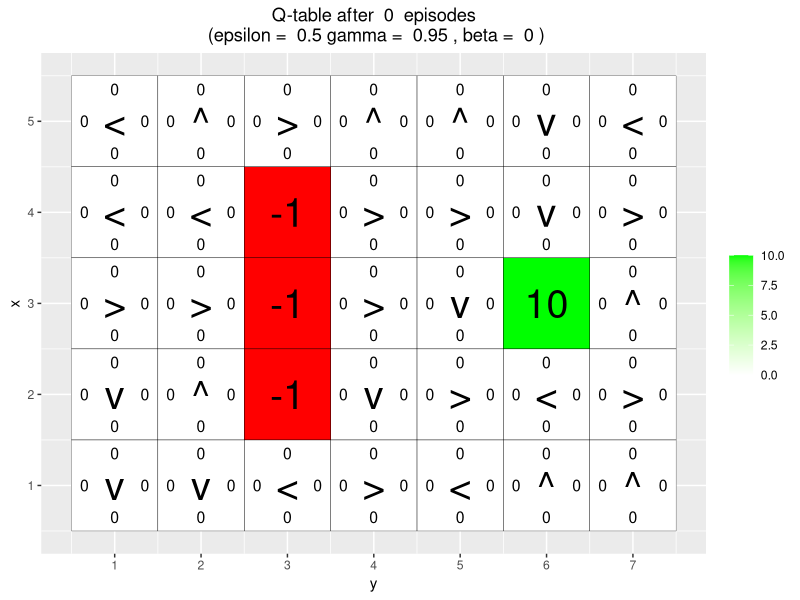
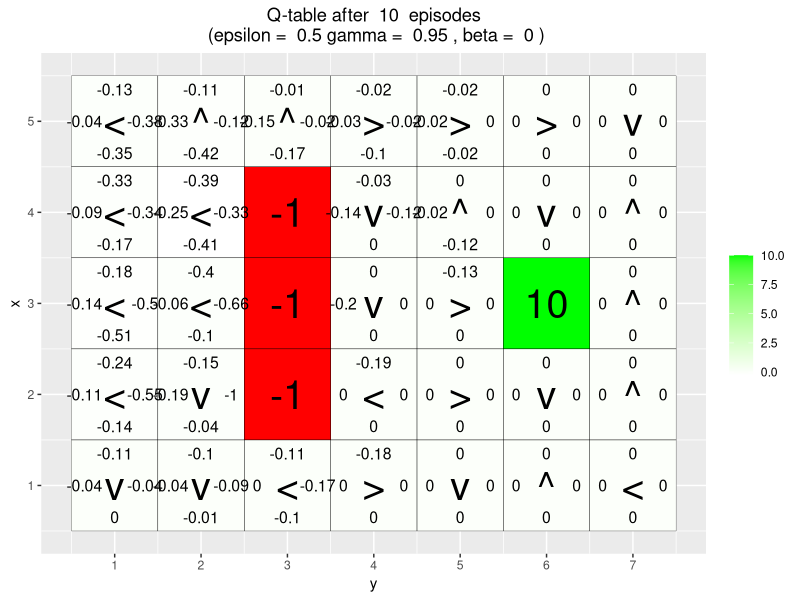
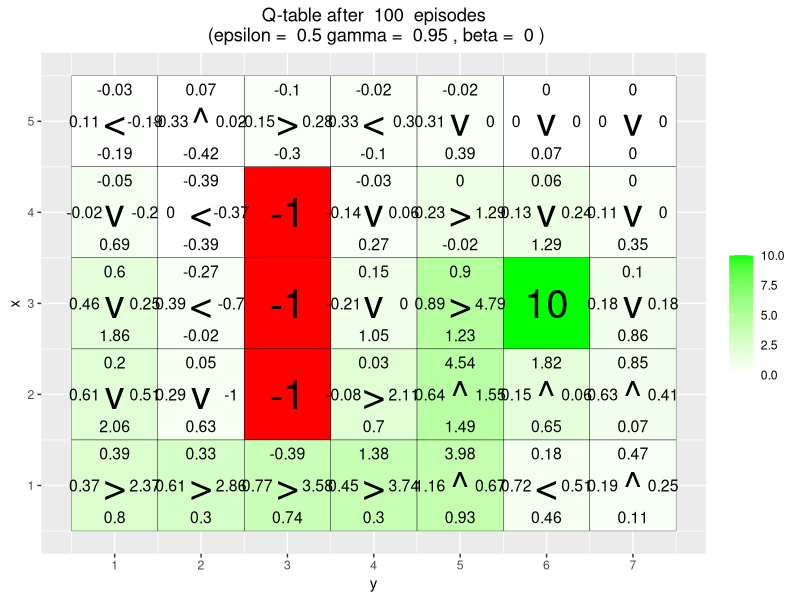
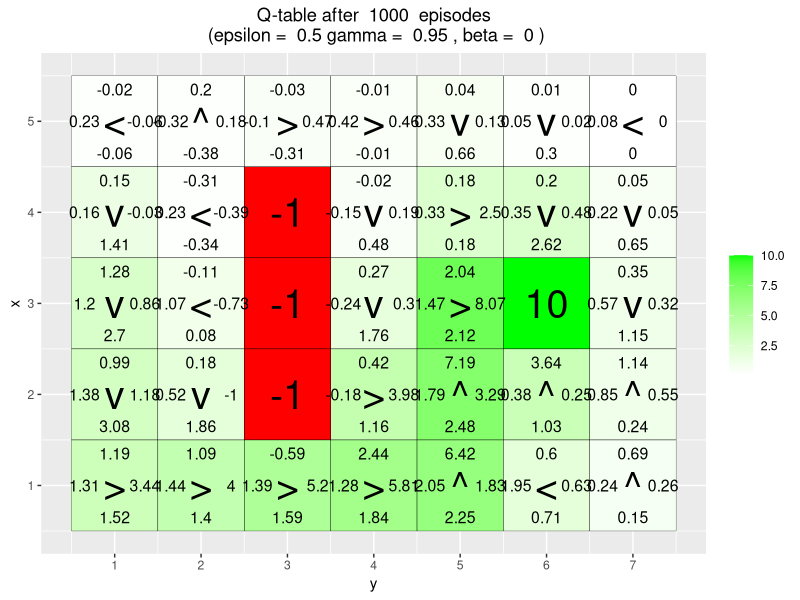

R code for these plots, in order:
# By Jose M. Peña.
# For teaching purposes.
# jose.m.pena@liu.se.

#####################################################################################################
# MC Control
#####################################################################################################

# install.packages("ggplot2")
# install.packages("vctrs")
library(ggplot2)

arrows <- c("^", ">", "v", "<")
action_deltas <- list(c(1,0), # up
                      c(0,1), # right
                      c(-1,0), # down
                      c(0,-1)) # left

vis_environment <- function(iterations=0, epsilon = 0.5, gamma = 0.95, beta = 0){
  
  # Visualize an environment with rewards. 
  # Q-values for all actions are displayed on the edges of each tile.
  # The (greedy) policy for each state is also displayed.
  # 
  # Args:
  #   episodes, epsilon, gamma, beta (optional): for the figure title.
  #   reward_map (global variable): a HxW array containing the reward given at each state.
  #   q_table (global variable): a HxWx4 array containing Q-values for each state-action pair.
  #   H, W (global variables): environment dimensions.
  
  df <- expand.grid(x=1:H,y=1:W)
  foo <- mapply(function(x,y) ifelse(reward_map[x,y] == 0,q_table[x,y,1],NA),df$x,df$y)
  df$val1 <- as.vector(round(foo, 2))
  foo <- mapply(function(x,y) ifelse(reward_map[x,y] == 0,q_table[x,y,2],NA),df$x,df$y)
  df$val2 <- as.vector(round(foo, 2))
  foo <- mapply(function(x,y) ifelse(reward_map[x,y] == 0,q_table[x,y,3],NA),df$x,df$y)
  df$val3 <- as.vector(round(foo, 2))
  foo <- mapply(function(x,y) ifelse(reward_map[x,y] == 0,q_table[x,y,4],NA),df$x,df$y)
  df$val4 <- as.vector(round(foo, 2))
  foo <- mapply(function(x,y) 
    ifelse(reward_map[x,y] == 0,arrows[GreedyPolicy(x,y)],reward_map[x,y]),df$x,df$y)
  df$val5 <- as.vector(foo)
  foo <- mapply(function(x,y) ifelse(reward_map[x,y] == 0,max(q_table[x,y,]),
                                     ifelse(reward_map[x,y]<0,NA,reward_map[x,y])),df$x,df$y)
  df$val6 <- as.vector(foo)
  
  print(ggplot(df,aes(x = y,y = x)) +
          scale_fill_gradient(low = "white", high = "green", na.value = "red", name = "") +
          geom_tile(aes(fill=val6)) +
          geom_text(aes(label = val1),size = 4,nudge_y = .35,na.rm = TRUE) +
          geom_text(aes(label = val2),size = 4,nudge_x = .35,na.rm = TRUE) +
          geom_text(aes(label = val3),size = 4,nudge_y = -.35,na.rm = TRUE) +
          geom_text(aes(label = val4),size = 4,nudge_x = -.35,na.rm = TRUE) +
          geom_text(aes(label = val5),size = 10) +
          geom_tile(fill = 'transparent', colour = 'black') + 
          ggtitle(paste("Q-table after ",iterations," episodes\n",
                        "(epsilon = ",epsilon,"gamma = ",gamma,", beta = ",beta,")")) +
          theme(plot.title = element_text(hjust = 0.5)) +
          scale_x_continuous(breaks = c(1:W),labels = c(1:W)) +
          scale_y_continuous(breaks = c(1:H),labels = c(1:H)))
  
}

GreedyPolicy <- function(x, y){
  
  # Get a greedy action for state (x,y) from q_table.
  #
  # Args:
  #   x, y: state coordinates.
  #   q_table (global variable): a HxWx4 array containing Q-values for each state-action pair.
  # 
  # Returns:
  #   An action, i.e. integer in {1,2,3,4}.
  
  foo <- which(q_table[x,y,] == max(q_table[x,y,]))
  return (ifelse(length(foo)>1,sample(foo, size = 1),foo))
  
}

EpsilonGreedyPolicy <- function(x, y, epsilon){
  
  # Get an epsilon-greedy action for state (x,y) from q_table.
  #
  # Args:
  #   x, y: state coordinates.
  #   epsilon: probability of acting randomly.
  # 
  # Returns:
  #   An action, i.e. integer in {1,2,3,4}.
  
  foo <- sample(0:1,size = 1,prob = c(epsilon,1-epsilon))
  return (ifelse(foo == 1,GreedyPolicy(x,y),sample(1:4,size = 1)))
  
}

transition_model <- function(x, y, action, beta){
  
  # Computes the new state after given action is taken. The agent will follow the action 
  # with probability (1-beta) and slip to the right or left with probability beta/2 each.
  # 
  # Args:
  #   x, y: state coordinates.
  #   action: which action the agent takes (in {1,2,3,4}).
  #   beta: probability of the agent slipping to the side when trying to move.
  #   H, W (global variables): environment dimensions.
  # 
  # Returns:
  #   The new state after the action has been taken.
  
  delta <- sample(-1:1, size = 1, prob = c(0.5*beta,1-beta,0.5*beta))
  final_action <- ((action + delta + 3) %% 4) + 1
  foo <- c(x,y) + unlist(action_deltas[final_action])
  foo <- pmax(c(1,1),pmin(foo,c(H,W)))
  
  return (foo)
}

MC_episode <- function(start_state, epsilon = 0.5, beta = 0){
  
  # Generate an episode. The agent should move around in the environment using the given
  # transition model and store the episode in the corresponding global variables. The episode
  # ends when the agent reaches a terminal state.
  # 
  # Args:
  #   start_state: array with two entries, describing the starting position of the agent.
  #   epsilon (optional): probability of acting randomly.
  #   beta (optional): slipping factor.
  #   reward_map (global variable): a HxW array containing the reward given at each state.
  # 
  # Returns:
  #   episode_pos1, episode_pos2, episode_action, episode_reward (global variables): Recall that R passes
  #   arguments by value. So, a global variable should be modified with the superassigment operator <<-.
  
  cur_pos <- start_state
  
  repeat{
    # Follow policy, execute action, get reward.
    action <- EpsilonGreedyPolicy(cur_pos[1], cur_pos[2], epsilon)
    new_pos <- transition_model(cur_pos[1], cur_pos[2], action, beta)
    reward <- reward_map[new_pos[1], new_pos[2]]
    
    episode_pos1 <<- c(episode_pos1, cur_pos[1])
    episode_pos2 <<- c(episode_pos2, cur_pos[2])
    episode_action <<- c(episode_action, action)
    episode_reward <<- c(episode_reward, reward)
    
    cur_pos <- new_pos
      
    if(reward!=0)
      # End episode.
      break
  }
  
}

MC_control <- function(n_episode, gamma = 0.95){
  
  # Update the Q-values for the state-action pairs in an episode.
  # 
  # Args:
  #   n_episode: episode number.
  #   gamma (optional): discount factor.
  #   episode_pos1, episode_pos2, episode_action, episode_reward (global variables): lists containing
  #   respectively the X and Y coordinates of the states, the actions and rewards in the episode. 
  # 
  # Returns:
  #   q_table (global variable): Recall that R passes arguments by value. So, q_table being
  #   a global variable can be modified with the superassigment operator <<-.

  G <- 0
  
  for(t in length(episode_reward):1){
    
    G <- gamma * G + episode_reward[t]
    
    repeated <- FALSE
    if(t>1){
      foo1 <- episode_pos1[1:t-1]==episode_pos1[t]
      foo2 <- episode_pos2[1:t-1]==episode_pos2[t]
      foo3 <- episode_action[1:t-1]==episode_action[t]
      repeated <- any(foo1 & foo2 & foo3)
    }
    
    if(! repeated){
      q_table[episode_pos1[t], episode_pos2[t], episode_action[t]] <<- 
        (q_table[episode_pos1[t], episode_pos2[t], episode_action[t]] * (n_episode - 1) + G) / n_episode
    }
  }

}

#####################################################################################################
# MC Control Environments
#####################################################################################################

# Environment A (learning)

H <- 5
W <- 7

reward_map <- matrix(0, nrow = H, ncol = W)
reward_map[3,6] <- 10
reward_map[2:4,3] <- -1

q_table <- array(0,dim = c(H,W,4))

vis_environment()

for(i in 1:1000){
  episode_pos1 <- NULL
  episode_pos2 <- NULL
  episode_action <- NULL
  episode_reward <- NULL
  
  MC_episode(start_state = c(3,1))
  MC_control(n_episode = i)
  
  if(any(i==c(10,100,1000,1000)))
    vis_environment(i)
}
